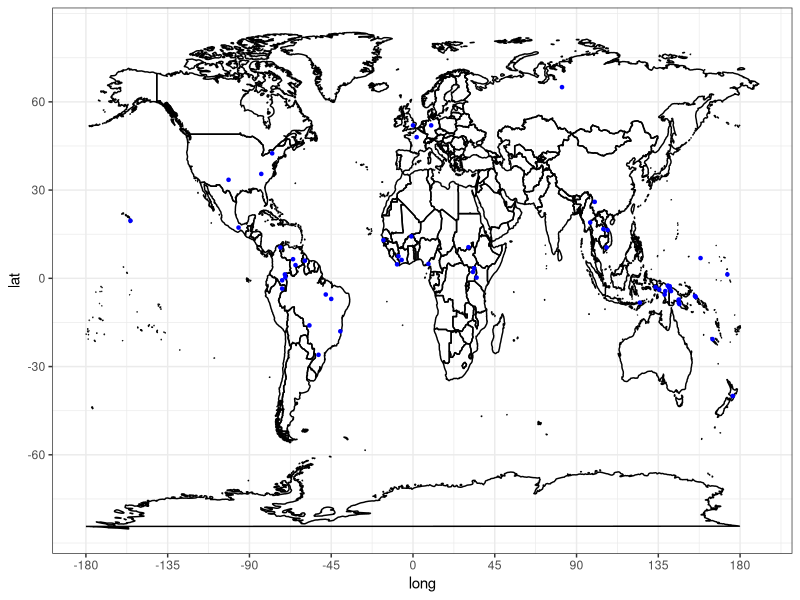
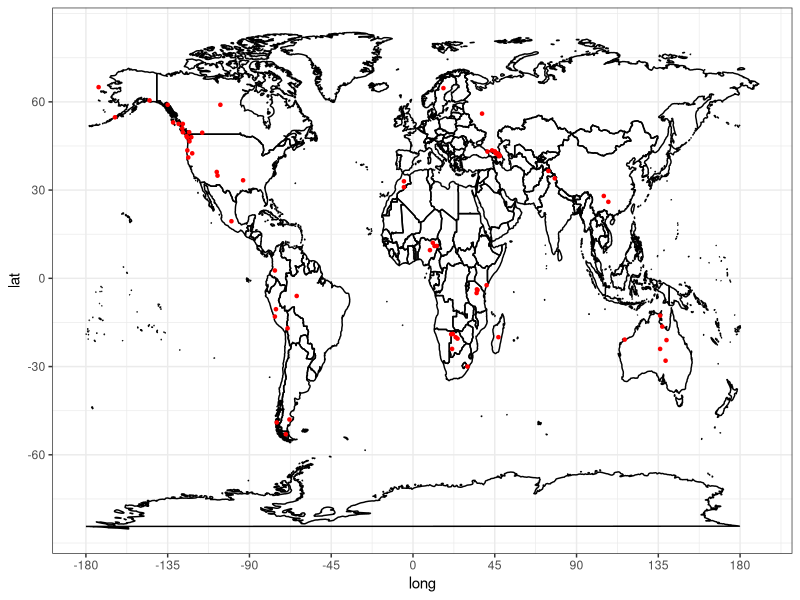
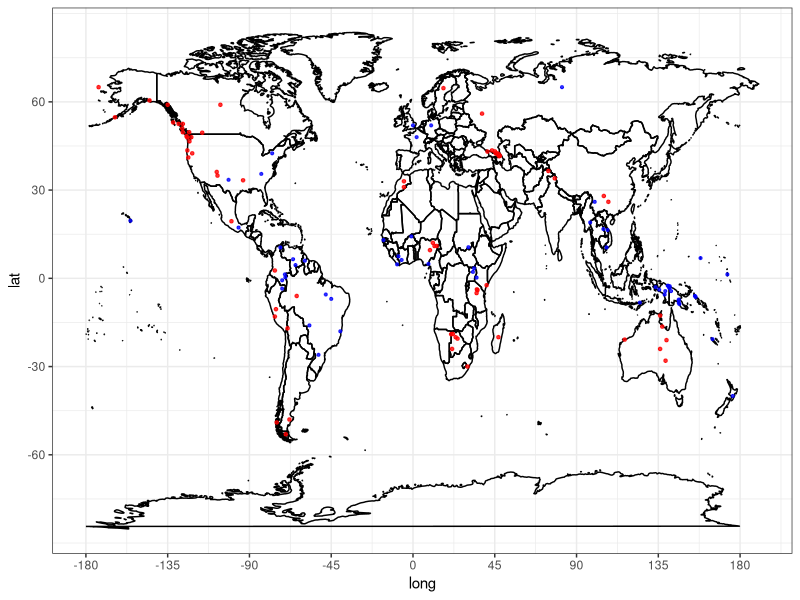

Write R code to recreate these figures, in order.
## ---- chunk 1
library(tidyverse)
library(maps)
## ---- chunk 2
cvratio.data = read.csv('cvratio.csv')
cvratio.low = cvratio.data %>% filter(description == 'Low')
## ---- chunk 3
world = map_data("world")
worldmap.with.low.cv = ggplot(world, aes(x=long, y=lat, group=group))+
  geom_path()+
  scale_y_continuous(breaks=(-2:2) * 30)+
  scale_x_continuous(breaks=(-4:4) * 45)+
  geom_point(data = cvratio.low,
             aes(x=longitude, y=latitude),
             inherit.aes = FALSE,
             color = 'blue',
             size = 0.9)+
  theme_bw()
worldmap.with.low.cv
## ---- chunk 4
cvratio.high = cvratio.data %>% filter(description == 'High')
## ---- chunk 5
world = map_data("world")
worldmap.with.high.cv = ggplot(world, aes(x=long, y=lat, group=group))+
  geom_path()+
  scale_y_continuous(breaks=(-2:2) * 30)+
  scale_x_continuous(breaks=(-4:4) * 45)+
  geom_point(data = cvratio.high,
             aes(x=longitude, y=latitude),
             inherit.aes = FALSE,
             color = 'red',
             size = 0.9)+
  theme_bw()
worldmap.with.high.cv
## ---- chunk 6
worldmap.combined.cvratio = ggplot(world, aes(x=long, y=lat, group=group))+
  geom_path()+
  scale_y_continuous(breaks=(-2:2) * 30)+
  scale_x_continuous(breaks=(-4:4) * 45)+
  geom_point(data = cvratio.low,
             aes(x=longitude, y=latitude),
             inherit.aes = FALSE,
             color = 'blue',
             alpha = 0.8,
             size = 0.75)+
  geom_point(data = cvratio.high,
             aes(x=longitude, y=latitude),
             inherit.aes = FALSE,
             color = 'red',
             alpha = 0.8,
             size = 0.9)+
  theme_bw()
worldmap.combined.cvratio 
